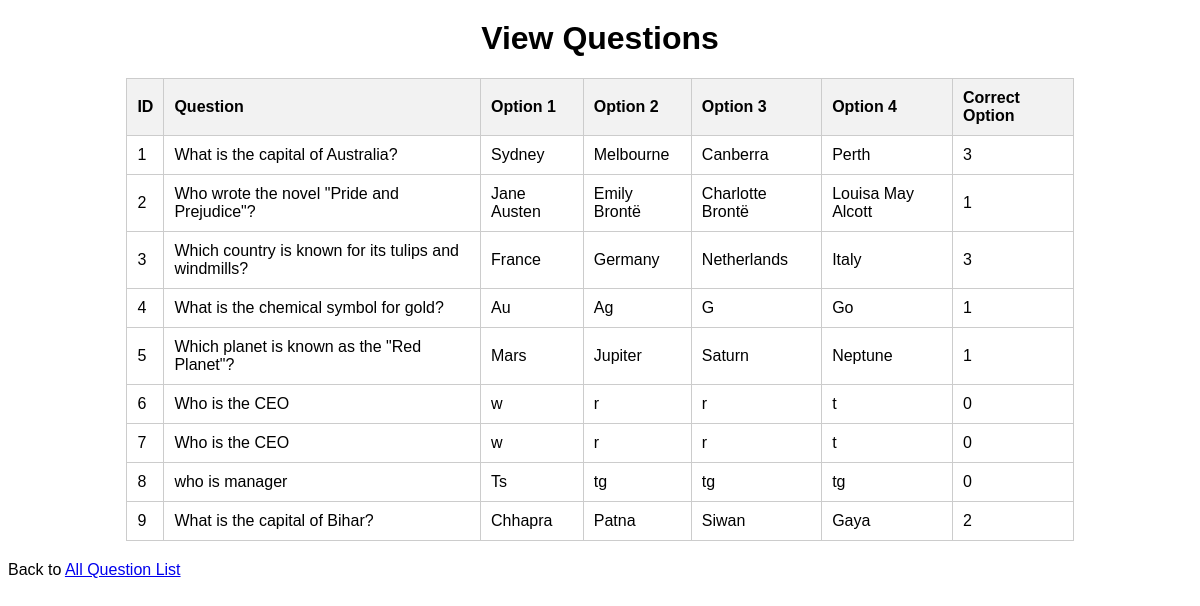
Before: /view_questions.php with the older database file.
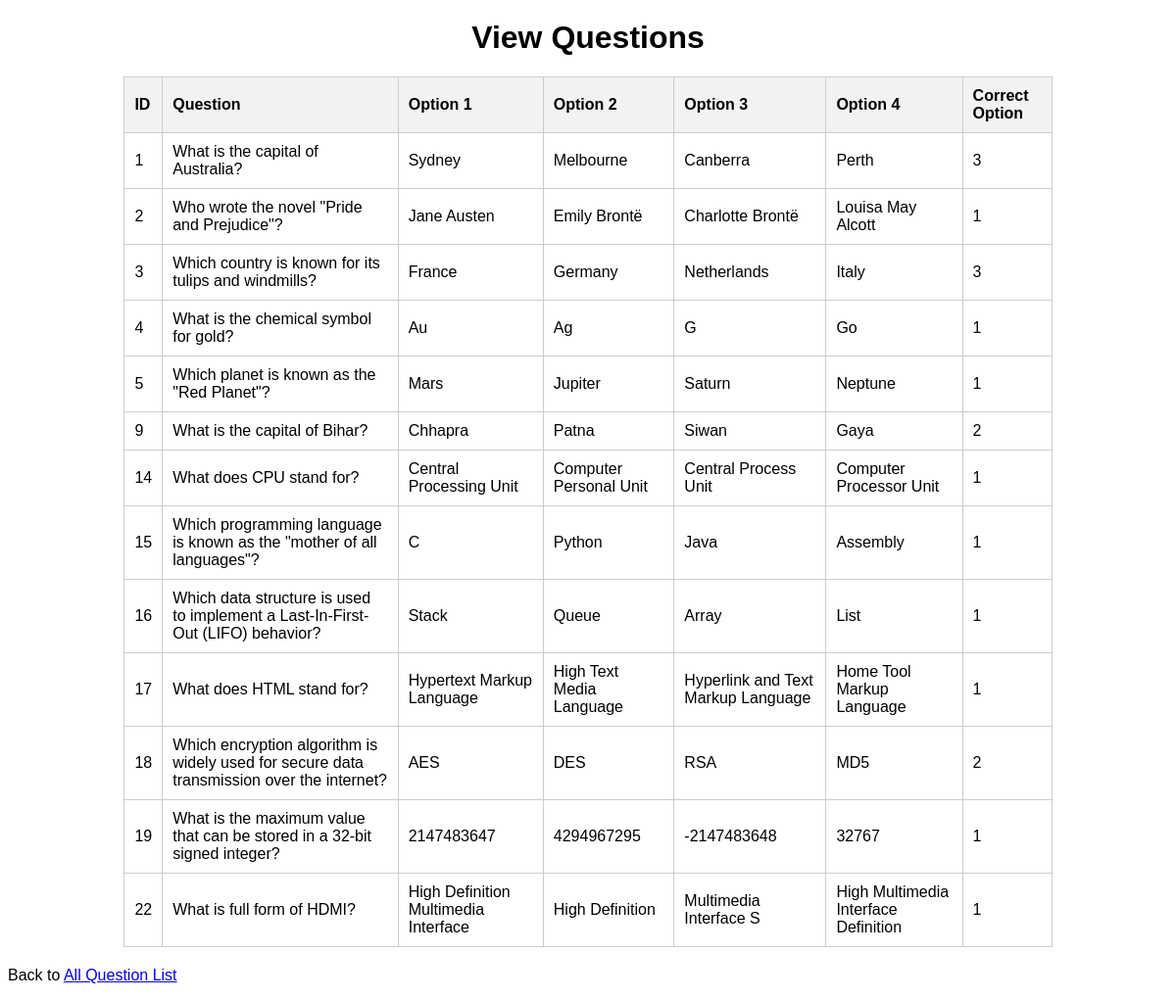
After: the same page with the newer database file.
### tables this page shows
CREATE TABLE `questions` (
  `id` int(11) NOT NULL,
  `question` varchar(255) DEFAULT NULL,
  `option1` varchar(255) DEFAULT NULL,
  `option2` varchar(255) DEFAULT NULL,
  `option3` varchar(255) DEFAULT NULL,
  `option4` varchar(255) DEFAULT NULL,
  `answer` int(11) DEFAULT NULL,
  `answer_options` text DEFAULT NULL
);

### view_questions.php (the view, shortened to what this page needs)
<?php
$host = 'localhost';
$username = 'root';
$password = 'root';
$database = 'quiz';
$conn = new mysqli($host, $username, $password, $database);
$sql = "SELECT * FROM questions";
$result = $conn->query($sql);
?>
<!DOCTYPE html>
<html>
<head>
</head>
<body>
    <h1>View Questions</h1>
    <table>
        <tr>
            <th>ID</th>
            <th>Question</th>
            <th>Option 1</th>
            <th>Option 2</th>
            <th>Option 3</th>
            <th>Option 4</th>
            <th>Correct Option</th>
        </tr>
        <?php while ($row = $result->fetch_assoc()) { ?>
            <tr>
                <td><?php echo $row['id']; ?></td>
                <td><?php echo $row['question']; ?></td>
                <td><?php echo $row['option1']; ?></td>
                <td><?php echo $row['option2']; ?></td>
                <td><?php echo $row['option3']; ?></td>
                <td><?php echo $row['option4']; ?></td>
                <td><?php echo $row['answer']; ?></td>
            </tr>
        <?php } ?>
    </table>
    <p class="login-link">Back to <a href="all_question.php">All Question List</a></p>
</body>
</html>

Changed rows visible on the page:
removed questions: id "6", question "Who is the CEO", option1 "w", option2 "r", option3 "r", option4 "t", answer "0"
removed questions: id "7", question "Who is the CEO", option1 "w", option2 "r", option3 "r", option4 "t", answer "0"
removed questions: id "8", question "who is manager", option1 "Ts", option2 "tg", option3 "tg", option4 "tg", answer "0"
added questions: id "14", question "What does CPU stand for?", option1 "Central Processing Unit", option2 "Computer Personal Unit", option3 "Central Process Unit", option4 "Computer Processor Unit", answer "1"
added questions: id "15", question "Which programming language is known as the \"mother of all languages\"?", option1 "C", option2 "Python", option3 "Java", option4 "Assembly", answer "1"
added questions: id "16", question "Which data structure is used to implement a Last-In-First-Out (LIFO) behavior?", option1 "Stack", option2 "Queue", option3 "Array", option4 "List", answer "1"
added questions: id "17", question "What does HTML stand for?", option1 "Hypertext Markup Language", option2 "High Text Media Language", option3 "Hyperlink and Text Markup Language", option4 "Home Tool Markup Language", answer "1"
added questions: id "18", question "Which encryption algorithm is widely used for secure data transmission over the internet?", option1 "AES", option2 "DES", option3 "RSA", option4 "MD5", answer "2"
added questions: id "19", question "What is the maximum value that can be stored in a 32-bit signed integer?", option1 "2147483647", option2 "4294967295", option3 "-2147483648", option4 "32767", answer "1"
added questions: id "22", question "What is full form of HDMI?", option1 "High Definition Multimedia Interface", option2 "High Definition", option3 "Multimedia Interface S", option4 "High Multimedia Interface Definition", answer "1"
